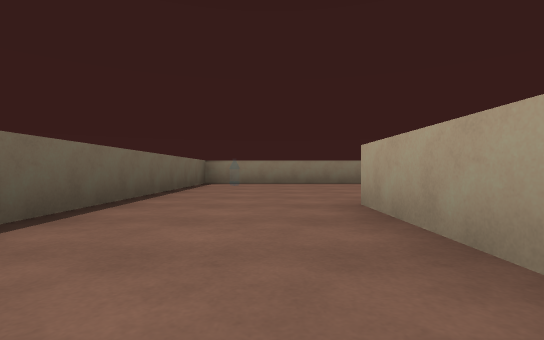
[1] (above)

16 first-person views from a walk through a Unity game level. The camera is 0.58 m above the floor, looks level and sees 85° across. The floor is counted in squares, 2 m on a side. Each view is taken from the middle of a square. On the plan, view 1 faces up. The plan holds only what a view shows up to about 9 squares ahead; the rest is blank.

[2]
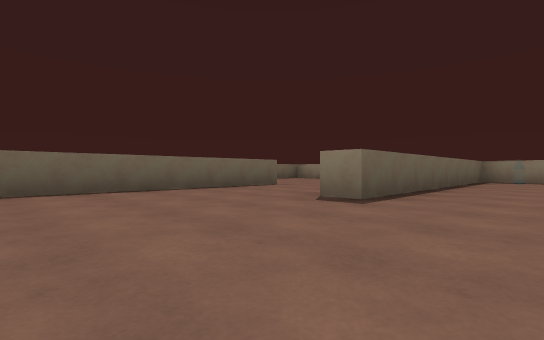

[3]
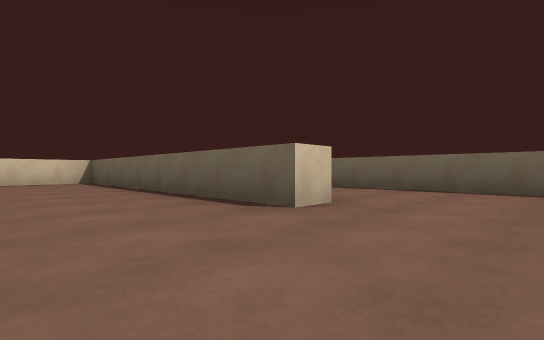

[4]
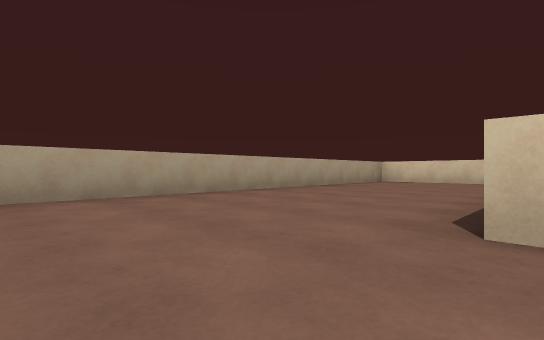

[5]
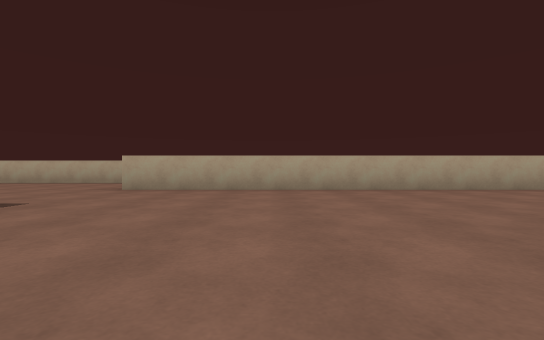

[6]
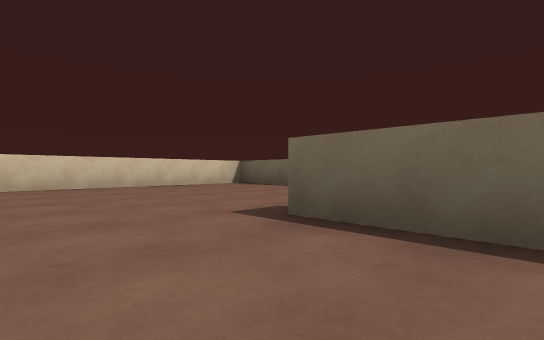

[7]
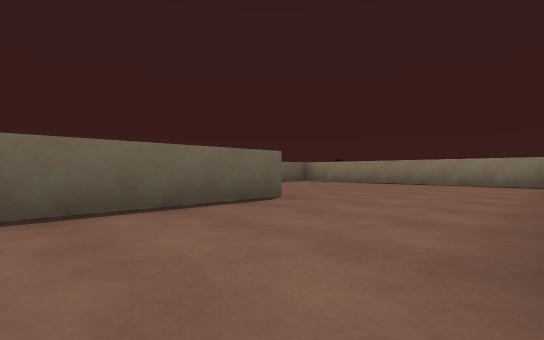

[8]
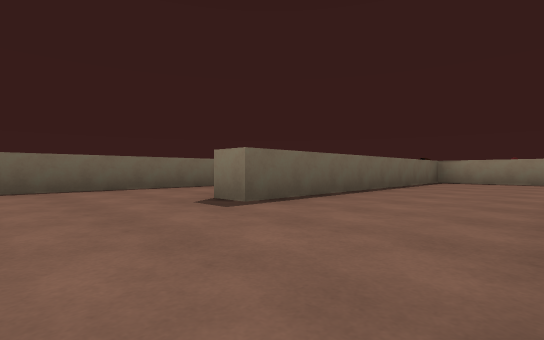

[9]
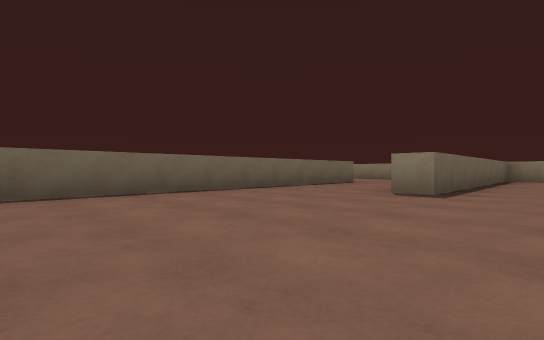

[10]
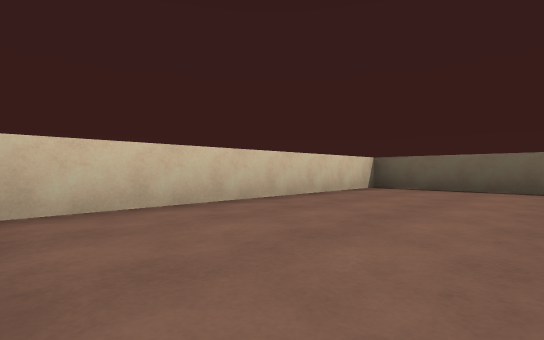

[11]
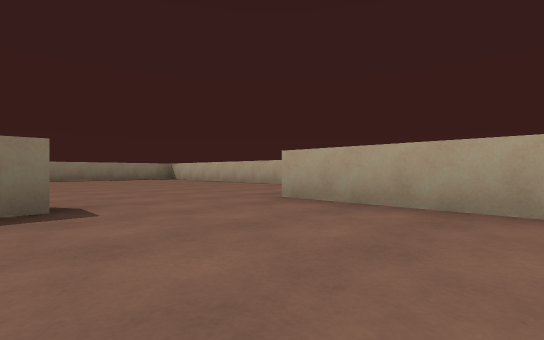

[12]
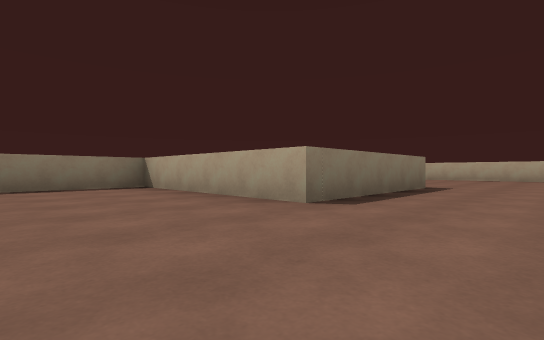

[13]
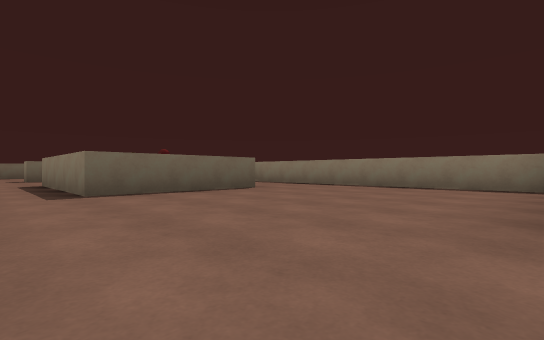

[14]
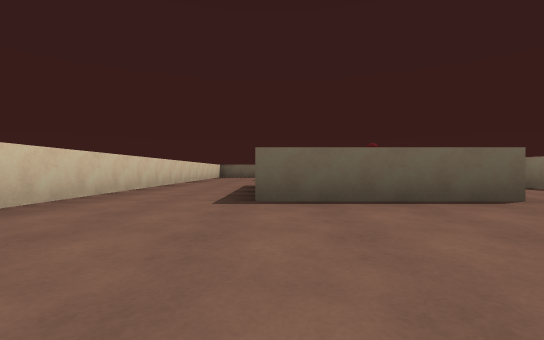

[15]
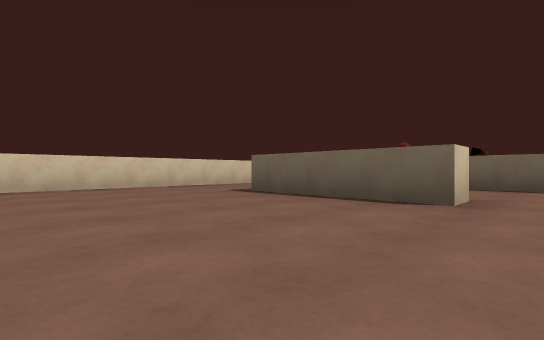

[16]
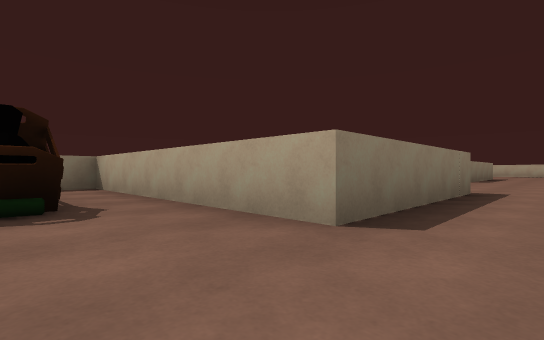

### Floor plan
Points are (right, up) in squares from view 1. A wall is a line through its corners. A room is listed if a view was taken in it or the views show most of it. See-through windows are left out.
Room 1 (views 1, 2, 6, 7)
walls: (0.8, 0.8) (0.8, 2.5); (-1.5, 2.4) (-1.5, 0.7) (-2, 0.7); (-4.2, 2.5) (-4.2, -3.3) (-0.1, -3.3)
ways out: opening at (-0.5, 1.5) to room 2; opening at (-3, 1.5) to room 6
Room 2 (views 3, 4, 5, 11)
walls: (0.8, 2.5) (1.2, 2.5) (1.2, -3.3) (4.3, -3.3) (4.3, 6.2); (2.4, 6.5) (-1.5, 6.5) (-1.5, 2.4)
ways out: opening at (-0.5, 1.5) to room 1; opening at (3.5, 7) to room 4
Room 3 (views 8, 9, 10)
walls: (-7.1, 2.4) (-7.1, 0.7) (-7.6, 0.7); (-9.7, 3.5) (-9.7, -3.3) (-5, -3.3)
ways out: opening at (-5.5, 1.5) to room 6; opening at (-8.5, 3.5)
Room 4 (views 12, 13, 14, 15)
walls: (2.1, 9.6) (-0.9, 9.6) (-0.9, 13.1) (-5.4, 13.1); (6.5, 7.2) (6.5, 12.2); (5.6, 13.1) (3.2, 13.1); (-5.2, 11.3) (-4.7, 11.3) (-4.7, 8.8) (-7.7, 8.8); (-7.5, 7) (-2.1, 7)
ways out: opening at (3.5, 7) to room 2; opening at (-7, 8) to room 5; opening at (-5, 12) to room 7
Room 5 (view 16)
walls: (-10, 9.2) (-10, 8.8) (-10.5, 8.8); (-7.7, 8.8) (-7.7, 13.1) (-8.2, 13.1); (-11, 7) (-7.5, 7)
ways out: opening at (-7, 8) to room 4; opening at (-10, 8)
objects: other object (-9, 11) to (-9, 12)
Room 6 (no view inside)
walls: (-2.2, 6.5) (-7.1, 6.5) (-7.1, 2.4)
ways out: opening at (-3, 1.5) to room 1; opening at (-5.5, 1.5) to room 3
Room 7 (no view inside)
walls: (-7.1, 11.9) (-7.1, 10.9); (-5.4, 13.1) (-6.9, 13.1)
ways out: opening at (-5, 12) to room 4
objects: other object (-6, 10)

Where each view was taken, in squares from view 1:
view 1: 0 up, 0 right, facing up
view 2: 2 down, 0 right, facing up-left
view 3: 4 up, 3 right, facing down-left
view 4: 4 up, 1 right, facing down-right
view 5: 4 up, 0 right, facing right
view 6: 2 up, 0 right, facing down-left
view 7: 0 up, 2 left, facing up-left
view 8: 1 down, 5 left, facing up-left
view 9: 3 down, 6 left, facing up-left
view 10: 1 down, 5 left, facing down-left
view 11: 4 up, 2 right, facing up-right
view 12: 8 up, 3 left, facing up-right
view 13: 8 up, 1 left, facing up-left
view 14: 9 up, 2 left, facing left
view 15: 12 up, 2 left, facing down-left
view 16: 8 up, 9 left, facing up-right
